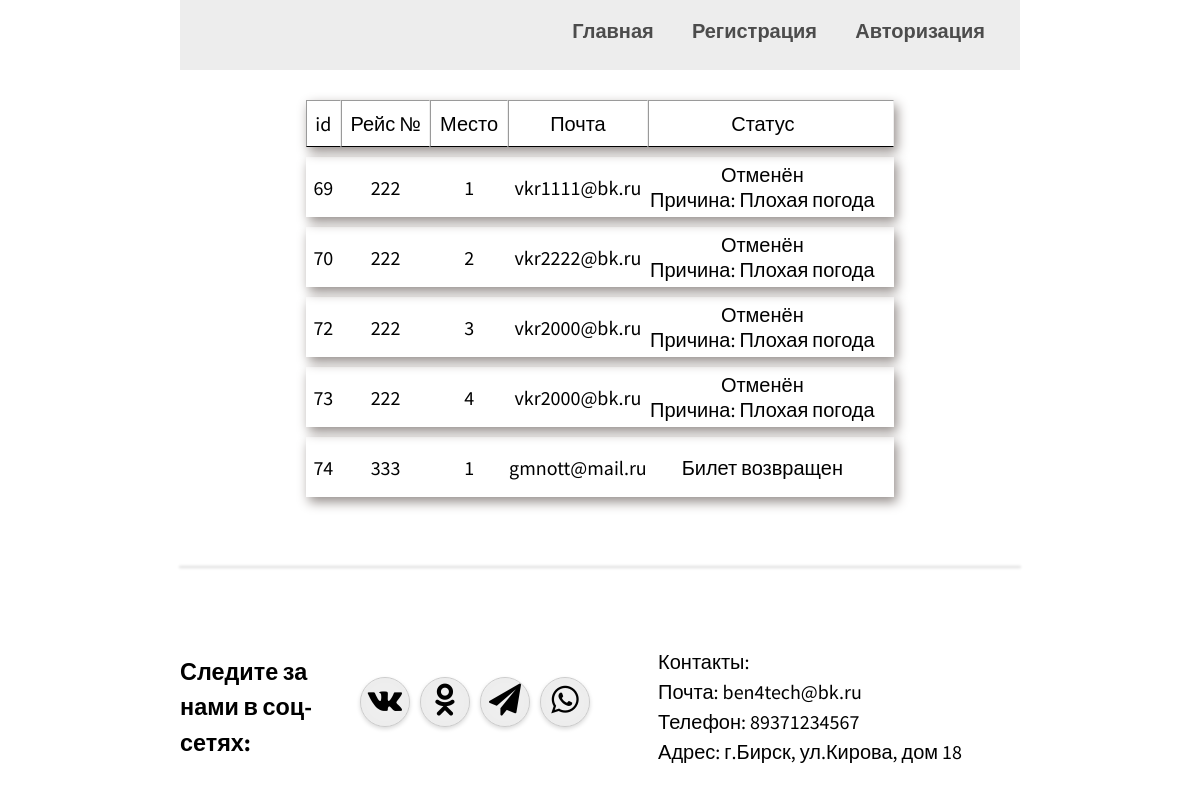
The app's page /sitePHP/www/s226348.h1n.ru/vivod.php with its own data.
### tables this page shows
CREATE TABLE `ticket1` (
  `id_ticket` int(11) NOT NULL AUTO_INCREMENT,
  `id_mar` int(11) NOT NULL,
  `mesto` int(15) NOT NULL,
  `last_name` varchar(30) NOT NULL,
  `first_name` varchar(30) NOT NULL,
  `email` varchar(30) NOT NULL,
  `status` tinyint(1) DEFAULT NULL,
  PRIMARY KEY (`id_ticket`),
  KEY `id_marsh` (`id_mar`),
  KEY `id_mar` (`id_mar`),
  CONSTRAINT `ticket1_ibfk_1` FOREIGN KEY (`id_mar`) REFERENCES `marshrut1` (`id_marsh`) ON DELETE CASCADE ON UPDATE CASCADE
);

CREATE TABLE `reis1` (
  `id_reisa` int(11) NOT NULL AUTO_INCREMENT,
  `number` int(11) NOT NULL,
  `otkuda` varchar(20) NOT NULL,
  `kuda` varchar(20) NOT NULL,
  `dateotp` date NOT NULL,
  `timeotp` time NOT NULL,
  `dateprib` date NOT NULL,
  `timeprib` time NOT NULL,
  `mestost` int(11) NOT NULL,
  `price` int(11) NOT NULL,
  PRIMARY KEY (`id_reisa`)
);

CREATE TABLE `marshrut1` (
  `id_marsh` int(11) NOT NULL AUTO_INCREMENT,
  `id_reis` int(23) NOT NULL,
  `id_avt` int(23) DEFAULT NULL,
  `id_vod` int(11) DEFAULT NULL,
  `status` varchar(11) DEFAULT NULL,
  `description` varchar(100) DEFAULT NULL,
  PRIMARY KEY (`id_marsh`),
  KEY `id_reisa` (`id_reis`),
  KEY `id_avt` (`id_avt`),
  KEY `id_vod` (`id_vod`),
  CONSTRAINT `marshrut1_ibfk_1` FOREIGN KEY (`id_reis`) REFERENCES `reis1` (`id_reisa`) ON DELETE CASCADE ON UPDATE CASCADE,
  CONSTRAINT `marshrut1_ibfk_2` FOREIGN KEY (`id_avt`) REFERENCES `avtobus1` (`id_avto`) ON DELETE CASCADE ON UPDATE CASCADE,
  CONSTRAINT `marshrut1_ibfk_3` FOREIGN KEY (`id_vod`) REFERENCES `voditeli1` (`id`) ON DELETE CASCADE ON UPDATE CASCADE
);

### sitePHP/www/s226348.h1n.ru/vivod.php (the view, shortened to what this page needs)
<?php
require_once("header.php");
?>
<?php
require_once("dbconnect.php");
$mail = $_SESSION['email'];
  $result = $mysqli->query("SELECT ticket1.id_ticket, marshrut1.id_marsh, reis1.id_reisa, reis1.number, ticket1.id_mar, ticket1.mesto, ticket1.email, ticket1.status AS ticketstatus, marshrut1.status, marshrut1.description FROM ticket1, marshrut1, reis1 WHERE ticket1.id_mar = marshrut1.id_marsh AND marshrut1.id_reis = reis1.id_reisa AND ticket1.email like '%$mail%'");
  echo "<div class='tableup tablvivod'><table class='table' border='1'><tr><th>id</th><th>Рейс №</th><th>Место</th><th>Почта</th><th class='noneline1'>Статус</th><th class='noneline'></th></tr>";
     foreach($result as $row){
     echo "<tr>";
     echo "<td class='bor'>" . $row["id_ticket"] . "</td>";
     echo "<td class='bor'>" . $row["number"] . "</td>";
     echo "<td class='bor'>" . $row["mesto"] . "</td>";
     echo "<td class='bor'>" . $row["email"] . "</td>";
     if($row["status"] == 'Отменён'){
         echo "<td class='bor'> Отменён<br> Причина: " . $row["description"] . "</td>";
     }
     elseif ($row["ticketstatus"] == 1){
         echo "<td class='bor'> Билет возвращен</td>";
     } else {
        echo "<td class='bor'> Куплено </td>";
        echo "<td><form action='delete.php' method='post'>
     <input type='hidden' name='id' value='" . $row["id_ticket"] . "' />
     <input type='submit' onClick=\"javascript: return confirm('Вы действительно хотите вернуть билет?');\" value='Вернуть' class='btn'>
     </form></td>";
     }
     echo "</tr>";
     }
     echo "</table></div>";
?>
<?php
    require_once("footer.php");
?>

### sitePHP/www/s226348.h1n.ru/header.php (shortened to what this page needs)
<!DOCTYPE html>
<html>
    <head>
        <link href="https://cdnjs.cloudflare.com/ajax/libs/font-awesome/4.7.0/css/font-awesome.css" rel="stylesheet">
        <link rel="stylesheet" type="text/css" href="css/styles.css">
    </head>
    <body>
        <div id="header" class="header">
            <div class="menu">
                <ul>
                 <li><a href="/index1.php">Главная</a></li>
                <?php
    if(!isset($_SESSION['email']) && !isset($_SESSION['password'])){
?>
                 <li><a href="/form_register.php" id="link_register">Регистрация</a></li>
                 <li><a href="/form_auth.php" "link_auth">Авторизация</a></li>
<?php
}
?>
            </div>
</div>

### sitePHP/www/s226348.h1n.ru/footer.php (shortened to what this page needs)
<footer id="footer">
            <section class="footer">
                <div class="row">
                    <div class="col-1-2 fot">
                        <h3>Следите за нами в соц-сетях: &nbsp;</h3>
                        <div class="social vk">
                            <a href="#" target="_blank"><i class="fa fa-vk fa-2x"></i></a>
                        </div>
                        <div class="social odnoklassniki">
                            <a href="#" target="_blank"><i class="fa fa-odnoklassniki fa-2x"></i></a>
                        </div>
                        <div class="social telegram">
                            <a href="#" target="_blank"><i class="fa fa-paper-plane fa-2x"></i></a>
                        </div>
                        <div class="social whatsapp">
                            <a href="#" target="_blank"><i class="fa fa-whatsapp fa-2x"></i></a>
                        </div>
                    </div>
                    <div class="col-1-2 fot">
                        <ul>
                            <li>Контакты: </li>
                            <li>Почта: ben4tech@bk.ru</li>
                            <li>Телефон: 89371234567</li>
                            <li>Адрес: г.Бирск, ул.Кирова, дом 18</li>
                        </ul>
                    </div>
                </div>
            </section>
        </footer>
    </body>
</html>

### sitePHP/www/s226348.h1n.ru/css/styles.css (style rules this page uses)
* { margin:0; padding:0; font-family: 'Source Sans Pro', sans-serif; }
body { width:70%; margin:0px auto; }
body,html,#map { height: 75%; margin:0px auto; }
.table { border-spacing: 0 10px; font-family: "Lucida Sans Unicode", "Lucida Grande", Sans-Serif; font-size: 14px; background: white; max-width: 70%; width: 70%; text-align: center; margin-top:20px; border:none; }
.tableup { display: flex; justify-content: center; }
.bor { border:0; text-align: center; height: 60px; }
.noneline { border-left:none; }
.noneline1 { border-right:none; }
th { font-weight: normal; color: #000; border-bottom: 1px solid #000; padding: 10px 8px; font-size:20px; }
td { color: #000; padding:0; transition: .3s linear; font-size:20px; border: none; }
tr { box-shadow: 3px 5px 11px #958E8B; }
ul { list-style-type: none; }
.header { width: 70%; height: 70px; position:fixed; }
.menu { height: 70px; background: #e6e6e6; opacity: 0.7; }
.menu ul { list-style-type: none; float: right; margin-top:21px; }
.menu li { display: inline-block; }
.menu a { text-decoration: none; color: #000000; font-weight: bold; margin-right: 15px; line-height: 20px; display: inline-block; font-size: 20px; padding-right:20px; }
.footer { background-color:#958E8B; }
.social a { text-align: center; font-size:16px; width: 36px; height: 36px; float: left; background: #fff; border: 1px solid #ccc; box-shadow: 0 2px 4px rgba(0,0,0,0.15), inset 0 0 50px rgba(0,0,0,0.1); border-radius: 36px; margin: 0 10px 10px 0; padding: 6px; color: #000; }
.col-1-2 { width: 50%; height:400px; float: left; font-size: 20px; line-height: 1.5; overflow: hidden; display: flex; justify-content: center; align-items: center; }
.tablvivod { padding-top:70px; }

### records on screen
ticket1: id_ticket "69", reis1.number "222", mesto "1", email "vkr1111@bk.ru", id_mar.description "Плохая погода"
ticket1: id_ticket "70", reis1.number "222", mesto "2", email "vkr2222@bk.ru", id_mar.description "Плохая погода"
ticket1: id_ticket "72", reis1.number "222", mesto "3", email "vkr2000@bk.ru", id_mar.description "Плохая погода"
ticket1: id_ticket "73", reis1.number "222", mesto "4", email "vkr2000@bk.ru", id_mar.description "Плохая погода"
ticket1: id_ticket "74", reis1.number "333", mesto "1", email "gmnott@mail.ru", status "Билет возвращен"
